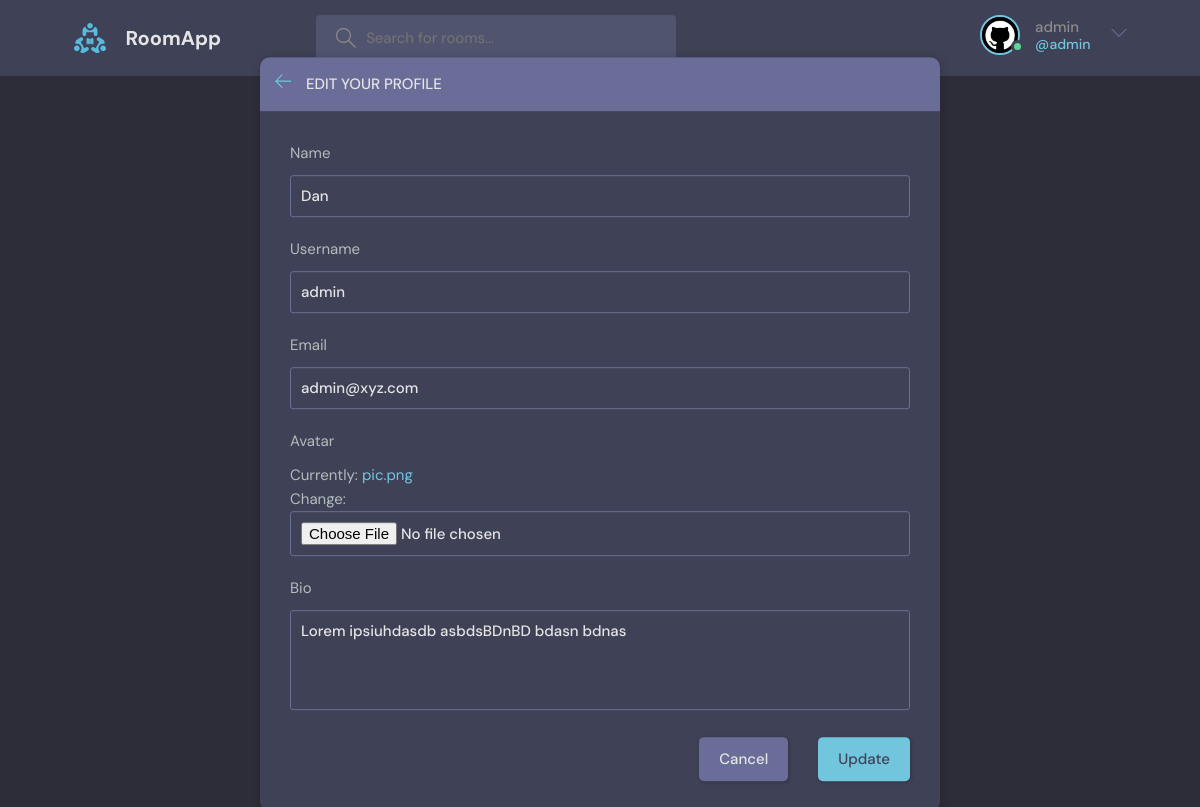
The page /update-user/ (signed in) on the database its author committed.
### base/models.py (models this page shows)
class User(AbstractUser):
    name = models.CharField(max_length=200, null=True)
    email = models.EmailField(unique=True)
    bio = models.TextField(null=True)
    avatar = models.ImageField(null=True, default="avatar.svg")
    USERNAME_FIELD= 'email'
    REQUIRED_FIELDS=[]

### base/views.py (the view)
# urls.py: path('update-user/', views.updateuser, name='update-user'),
@login_required(login_url='login')
def updateuser(request):
    user=request.user
    form=UserForm(instance=user)
    if request.method == 'POST':
        form=UserForm(request.POST, request.FILES, instance=user)
        if form.is_valid():
            form.save()
            return redirect('user-profile', pk=user.id)
    return render(request, 'base/update-user.html',{'form':form})

### base/forms.py
class UserForm(ModelForm):
    class Meta:
        model= User
        fields = ['name','username' , 'email','avatar', 'bio']

### base/templates/base/update-user.html (shortened to what this page needs)
{% extends 'main.html' %}
{% block content %}
    <main class="update-account layout">
        <div class="container">
            <div class="layout__box">
                <div class="layout__boxHeader">
                    <div class="layout__boxTitle">
                        <a href="{% url 'home' %}">
                            <svg version="1.1" xmlns="http://www.w3.org/2000/svg" width="32" height="32"
                                viewBox="0 0 32 32">
                                <title>arrow-left</title>
                                <path
                                    d="M13.723 2.286l-13.723 13.714 13.719 13.714 1.616-1.611-10.96-10.96h27.625v-2.286h-27.625l10.965-10.965-1.616-1.607z">
                                </path>
                            </svg>
                        </a>
                        <h3>Edit your profile</h3>
                    </div>
                </div>
                <div class="layout__body">
                    <form class="form" action="" method="POST" enctype="multipart/form-data">
                      {% for field in form %}
                        <div class="form__group">
                            <label for="profile_pic">{{field.label}}</label>
                            {{field}}
                        </div>
                        {% endfor %}
                        <div class="form__action">
                            <a class="btn btn--dark" href="index.html">Cancel</a>
                            <button class="btn btn--main" type="submit">Update</button>
                        </div>
                    </form>
                </div>
            </div>
        </div>
    </main>
    {% endblock %}

### templates/navbar.html (shortened to what this page needs)
{% load static %}
<header class="header header--loggedIn">
    <div class="container">
      <a href="{% url 'home' %}" class="header__logo">
        <img src="{% static 'images/logo.svg' %}" />
        <h1>RoomApp</h1>
      </a>
      <form class="header__search" method="GET" action="{% url 'home' %}" >
        <label>
          <input placeholder="Search for rooms..." name="q"/>
        </label>
      </form>
      <nav class="header__menu">
        {% if request.user.is_authenticated %}
        <div class="header__user">
          <a href="{% url 'update-user' %}">
            <div class="avatar avatar--medium active">
              <img src="{{request.user.avatar.url}}" />
            </div>
            <p>{{request.user.username}} <span>@{{request.user.username}}</span></p>
          </a>
          <button class="dropdown-button">
            <svg version="1.1" xmlns="http://www.w3.org/2000/svg" width="32" height="32" viewBox="0 0 32 32">
              <title>chevron-down</title>
              <path d="M16 21l-13-13h-3l16 16 16-16h-3l-13 13z"></path>
            </svg>
          </button>
        </div>
                {% else %}
        <a href="{% url 'login' %}">
          <img src="{% static 'images/avatar.svg' %}" />
          <p>Login</p>
        </a>
            {%endif%}
      </nav>
    </div>
  </header>

### rows shown on the page
User: user.avatar (picture), user.username "admin", form "Dan" "admin" "admin@xyz.com" "Lorem ipsiuhdasdb asbdsBDnBD bdasn bdnas"

### other values the page prints
{{ field.label }} "Name" "Username" "Email" "Avatar" "Bio"
